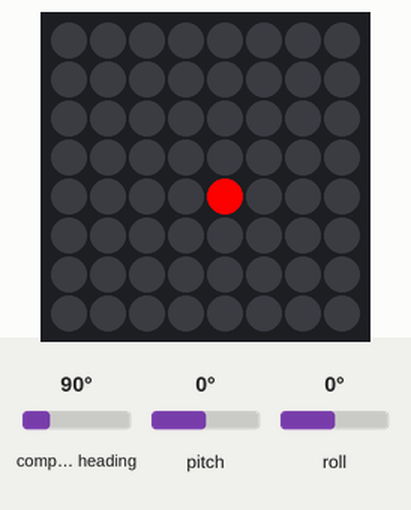
Recording of a program running on a simulated Raspberry Pi (BCM pin numbers) with a Sense HAT. Shown: the Sense HAT's 8×8 RGB LED matrix. The inputs (shaded band) are chosen by the test bench; at power-on: pitch 0°, compass heading 90°, roll 0°. The Sense HAT reports a negative pitch or roll as 360° plus the angle; what the program prints to the terminal is not drawn.

Above: at 1.2 s.
1.3 s: pitch set to -45°
At 1.43 s:
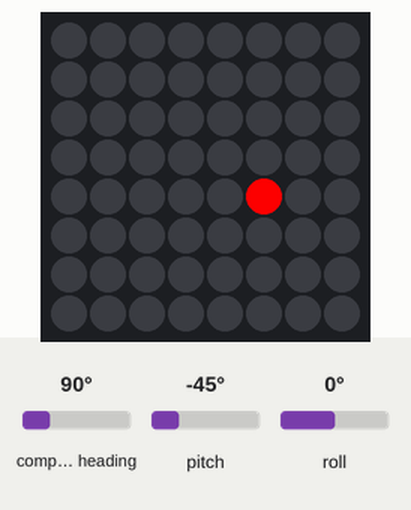
At 1.84 s:
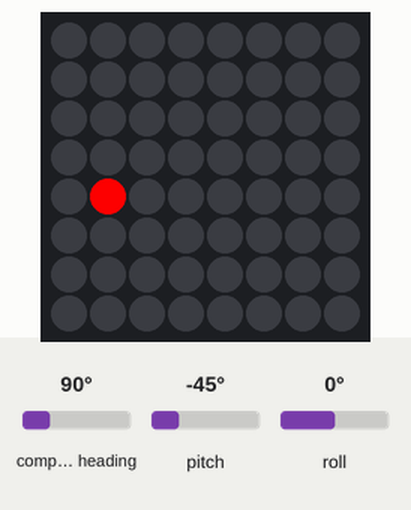
3.1 s: pitch set to -86°
6.1 s: pitch set to 45°
At 6.33 s:
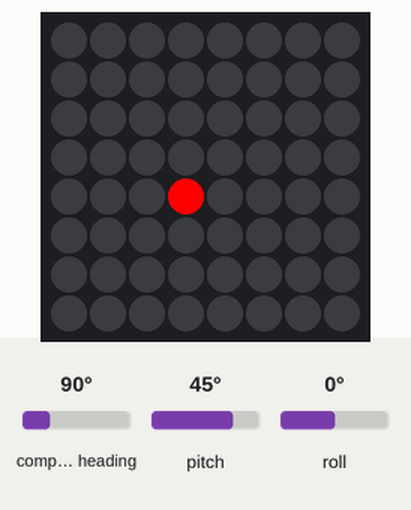
8.2 s: pitch set to 12°
11.2 s: pitch set to 9°
Timing chart, 0 to 13.7 s (numbered marks = the images above; inputs shaded):
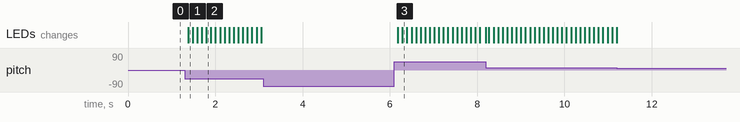

The program:

imu_gyroscope.py
```python
from sense_hat import SenseHat
import time
sense = SenseHat()
ledx = 4
ledy = 4
red = [255,0,0]
while True:
      sense.set_pixel(ledx, ledy, red)
      time.sleep(0.1)
      asento = sense.get_orientation_degrees()

      p = asento["pitch"]
      r = asento["roll"]
      y = asento["yaw"]
      print("\rPitch: {:3.1f}, Roll: {:3.1f}, Yaw: {:3.1f}".format(p, r, y),end='')
      if p > 10 and p < 50:
         ledx = (ledx-1) % 8
      if p < 350 and p > 310:
         ledx = (ledx+1) % 8
      sense.clear()
```

Measured:
- after the input at 1.3 s, the LEDs: change after 0.08 s (image 1)
- after the input at 3.1 s, every drawn part: stays the same
- after the input at 6.1 s, the LEDs: first change after 0.08 s (image 3 shows a later state)
- after the input at 11.2 s, every drawn part: stays the same
